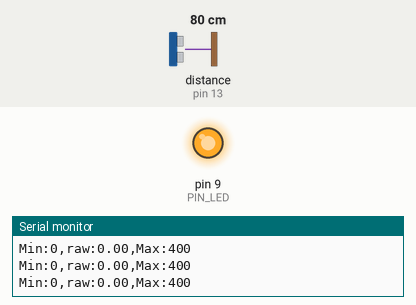
A sketch run on a simulated Arduino Uno, built with avr-gcc and run on an emulated ATmega328P. Shown: output pins drawn as LEDs (lit = HIGH), the last lines printed to the serial monitor. Wiring (inferred from the names in the program): ultrasonic range finder: trigger pin 12; echo pin 13. Inputs (shaded band) come from the test bench; at power-on: distance to the obstacle (sensor on pin 13) 80 cm. The echo pulse lasts 58.3 µs per cm; pins used as bus, display or sensor lines are not drawn.

Above: at 1.2 s.
1.3 s: distance to the obstacle (sensor on pin 13) set to 18 cm
At 2.4 s:
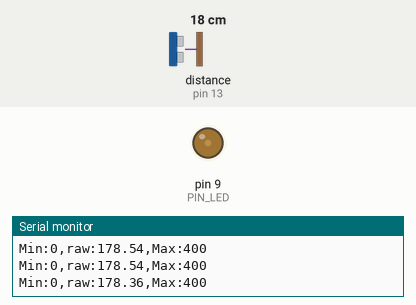
Timing chart, 0 to 4.3 s (numbered marks = the images above; inputs shaded):
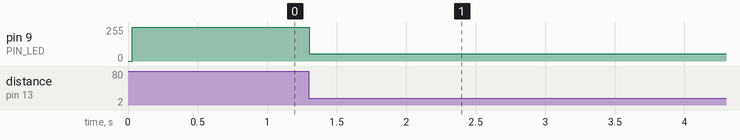

Measured:
- after the input at 1.3 s, pin 9 (PIN_LED): 255/255 → 53/255 at once

The sketch:

08_example_2.ino
```cpp
// Arduino pin assignment
#define PIN_LED 9
#define PIN_TRIG 12
#define PIN_ECHO 13

// configurable parameters
#define SND_VEL 346.0 // sound velocity at 24 celsius degree (unit: m/s)
#define INTERVAL 25 // sampling interval (unit: ms)
#define _DIST_MIN 100 // minimum distance to be measured (unit: mm)
#define _DIST_MAX 300 // maximum distance to be measured (unit: mm)

// global variables
float timeout; // unit: us
float dist_min, dist_max, dist_raw, bf_dist_raw; // unit: mm
unsigned long last_sampling_time; // unit: ms
float scale; // used for pulse duration to distance conversion

void setup() {
// initialize GPIO pins
  pinMode(PIN_LED,OUTPUT);
  pinMode(PIN_TRIG,OUTPUT);
  digitalWrite(PIN_TRIG, LOW);
  pinMode(PIN_ECHO,INPUT);

// initialize USS related variables
  dist_min = _DIST_MIN;
  dist_max = _DIST_MAX;
  timeout = (INTERVAL / 2) * 1000.0; // precalculate pulseIn() timeout value. (unit: us)
  dist_raw = 0.0; // raw distance output from USS (unit: mm)
  bf_dist_raw = 0.0;
  scale = 0.001 * 0.5 * SND_VEL;

// initialize serial port
  Serial.begin(115200);

// initialize last sampling time
  last_sampling_time = 0;
}

void loop() {
// wait until next sampling time.
// millis() returns the number of milliseconds since the program started. Will overflow after 50 days.
  if(millis() < last_sampling_time + INTERVAL) return;

// get a distance reading from the USS
  dist_raw = USS_measure(PIN_TRIG,PIN_ECHO);
  if(dist_raw == 0) dist_raw = bf_dist_raw;
  else {
    bf_dist_raw = dist_raw;
  }

// output the read value to the serial port
  Serial.print("Min:0,");
  Serial.print("raw:");
  Serial.print(dist_raw);
  Serial.print(",");
  Serial.println("Max:400");

// turn on the LED if the distance is between dist_min and dist_max
  if(dist_raw < dist_min || dist_raw > dist_max) {
    analogWrite(PIN_LED, 255);
  }
  else {
    analogWrite(PIN_LED, map(abs(dist_raw-200),0,100,0,255));
  }

// update last sampling time
  last_sampling_time += INTERVAL;
}

// get a distance reading from USS. return value is in millimeter.
float USS_measure(int TRIG, int ECHO)
{
  float reading;
  float BFreading;
  digitalWrite(TRIG, HIGH);
  delayMicroseconds(10);
  digitalWrite(TRIG, LOW);
  reading = pulseIn(ECHO, HIGH, timeout) * scale; // unit: mm
  BFreading = reading;
  if(reading < dist_min || reading > dist_max) reading = 0.0; // return 0 when out of range.
  return reading;
  // Pulse duration to distance conversion example (target distance = 17.3m)
  // - round trip distance: 34.6m
  // - expected pulse duration: 0.1 sec, or 100,000us
  // - pulseIn(ECHO, HIGH, timeout) * 0.001 * 0.5 * SND_VEL
  //           = 100,000 micro*sec * 0.001 milli/micro * 0.5 * 346 meter/sec
  //           = 100,000 * 0.001 * 0.5 * 346 * micro * sec * milli * meter
  //                                           ----------------------------
  //                                           micro * sec
  //           = 100 * 173 milli*meter = 17,300 mm = 17.3m
  // pulseIn() returns microseconds.
}
```
